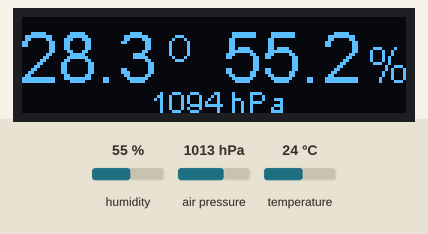
The program below on a simulated ESP8266 (Wemos D1 mini). On the bench: 128×32 one-colour display. Wiring (inferred from the names in the program): BME280 sensor at I2C address 0x76. Inputs (shaded band) come from the test bench; at power-on: temperature 24 °C, humidity 55 %, air pressure 1013 hPa. What the program prints to the serial monitor is not drawn.

Above: at 1.2 s.
1.3 s: temperature set to 41 °C
At 10.5 s:
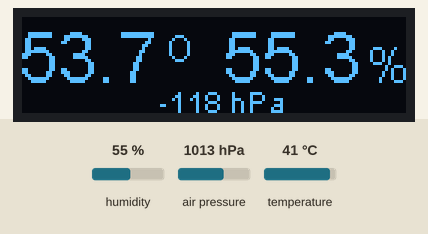
11.5 s: humidity set to 22 %
At 21.2 s:
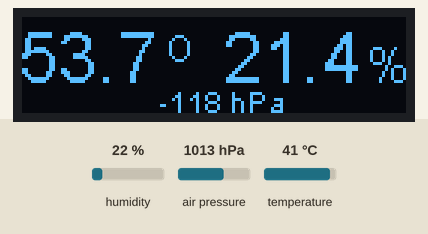
21.5 s: air pressure set to 952 hPa
At 31.0 s:
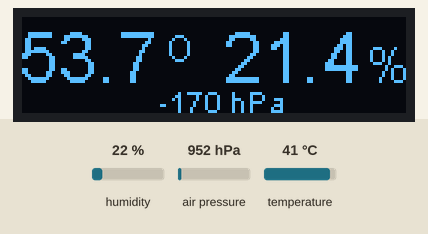
31.5 s: humidity set to 40 %
At 40.7 s:
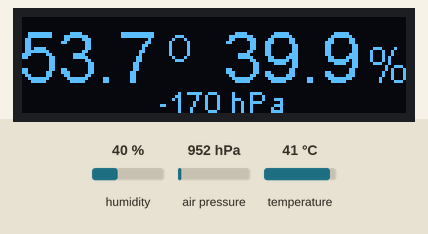
Timing chart, 0 to 42.2 s (numbered marks = the images above; inputs shaded):
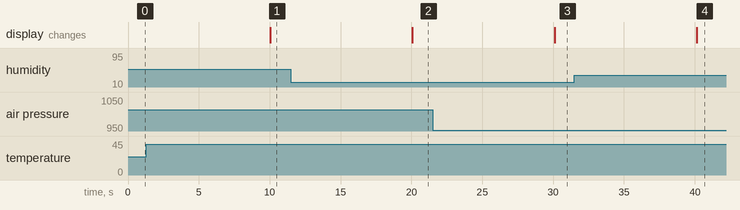

The program:

main.cpp
```cpp
#include <Arduino.h>
#include <stdint.h>

//#include <Wire.h>
#include "SSD1306Wire.h" // legacy: #include "SSD1306.h"

// BME280 I2C address is 0x76(108)
#define AddrBME 0x76

// Initialize the OLED display using Arduino Wire:
// SSD1306Wire display(0x3c, SDA, SCL);   // ADDRESS, SDA, SCL  -  SDA and SCL usually populate automatically based on your board's pins_arduino.h
//SSD1306Wire display(0x3c, D2, D1); // ADDRESS, SDA, SCL  -  If not, they can be specified manually.
SSD1306Wire display(0x3c, D2, D1, GEOMETRY_128_32);  // ADDRESS, SDA, SCL, OLEDDISPLAY_GEOMETRY  -  Extra param required for 128x32 displays.
// SH1106 display(0x3c, SDA, SCL);     // ADDRESS, SDA, SCL

// Initialize the OLED display using brzo_i2c:
// SSD1306Brzo display(0x3c, D2, D1);  // ADDRESS, SDA, SCL
// or
// SH1106Brzo display(0x3c, D3, D5);   // ADDRESS, SDA, SCL

// OLED pins
#define SDA D2 // SW pin, connected to Mini pin D2 (GPIO03)  // use RX/GPIO00 sonoff
#define SCL D1 // SW pin, connected to Mini pin D1 (GPIO01)  // use TX/GPIO00 sonoff

const int sclPin = D1;
const int sdaPin = D2;


void setup()
{

  // Initialising the UI will init the display too.
  display.init();
  // Initialise I2C communication as MASTER
  Wire.begin(sdaPin, sclPin);
  // Initialise Serial communication, set baud rate = 9600
  Serial.begin(115200);
  Serial.println("Temperature / Humidity");
}

void loop()
{
  unsigned int b1[24];
  unsigned int data[8];
  unsigned int dig_H1 = 0;
  for (int i = 0; i < 24; i++)
  {
    // Start I2C Transmission
    Wire.beginTransmission(AddrBME);
    // Select data register
    Wire.write((136 + i));
    // Stop I2C Transmission
    Wire.endTransmission();

    // Request 1 byte of data
    Wire.requestFrom(AddrBME, 1);

    // Read 24 bytes of data
    if (Wire.available() == 1)
    {
      b1[i] = Wire.read();
    }
  }

  // Convert the data
  // temp coefficients
  unsigned int dig_T1 = (b1[0] & 0xff) + ((b1[1] & 0xff) * 256);
  int dig_T2 = b1[2] + (b1[3] * 256);
  int dig_T3 = b1[4] + (b1[5] * 256);

  // pressure coefficients
  unsigned int dig_P1 = (b1[6] & 0xff) + ((b1[7] & 0xff) * 256);
  int dig_P2 = b1[8] + (b1[9] * 256);
  int dig_P3 = b1[10] + (b1[11] * 256);
  int dig_P4 = b1[12] + (b1[13] * 256);
  int dig_P5 = b1[14] + (b1[15] * 256);
  int dig_P6 = b1[16] + (b1[17] * 256);
  int dig_P7 = b1[18] + (b1[19] * 256);
  int dig_P8 = b1[20] + (b1[21] * 256);
  int dig_P9 = b1[22] + (b1[23] * 256);

  // Start I2C Transmission
  Wire.beginTransmission(AddrBME);
  // Select data register
  Wire.write(161);
  // Stop I2C Transmission
  Wire.endTransmission();

  // Request 1 byte of data
  Wire.requestFrom(AddrBME, 1);

  // Read 1 byte of data
  if (Wire.available() == 1)
  {
    dig_H1 = Wire.read();
  }

  for (int i = 0; i < 7; i++)
  {
    // Start I2C Transmission
    Wire.beginTransmission(AddrBME);
    // Select data register
    Wire.write((225 + i));
    // Stop I2C Transmission
    Wire.endTransmission();

    // Request 1 byte of data
    Wire.requestFrom(AddrBME, 1);

    // Read 7 bytes of data
    if (Wire.available() == 1)
    {
      b1[i] = Wire.read();
    }
  }

  // Convert the data
  // humidity coefficients
  int dig_H2 = b1[0] + (b1[1] * 256);
  unsigned int dig_H3 = b1[2] & 0xFF;
  int dig_H4 = (b1[3] * 16) + (b1[4] & 0xF);
  int dig_H5 = (b1[4] / 16) + (b1[5] * 16);
  int dig_H6 = b1[6];

  // Start I2C Transmission
  Wire.beginTransmission(AddrBME);
  // Select control humidity register
  Wire.write(0xF2);
  // Humidity over sampling rate = 1
  Wire.write(0x01);
  // Stop I2C Transmission
  Wire.endTransmission();

  // Start I2C Transmission
  Wire.beginTransmission(AddrBME);
  // Select control measurement register
  Wire.write(0xF4);
  // Normal mode, temp and pressure over sampling rate = 1
  Wire.write(0x27);
  // Stop I2C Transmission
  Wire.endTransmission();

  // Start I2C Transmission
  Wire.beginTransmission(AddrBME);
  // Select config register
  Wire.write(0xF5);
  // Stand_by time = 1000ms
  Wire.write(0xA0);
  // Stop I2C Transmission
  Wire.endTransmission();

  for (int i = 0; i < 8; i++)
  {
    // Start I2C Transmission
    Wire.beginTransmission(AddrBME);
    // Select data register
    Wire.write((247 + i));
    // Stop I2C Transmission
    Wire.endTransmission();

    // Request 1 byte of data
    Wire.requestFrom(AddrBME, 1);

    // Read 8 bytes of data
    if (Wire.available() == 1)
    {
      data[i] = Wire.read();
    }
  }

  // Convert pressure and temperature data to 19-bits
  long adc_p = (((long)(data[0] & 0xFF) * 65536) + ((long)(data[1] & 0xFF) * 256) + (long)(data[2] & 0xF0)) / 16;
  long adc_t = (((long)(data[3] & 0xFF) * 65536) + ((long)(data[4] & 0xFF) * 256) + (long)(data[5] & 0xF0)) / 16;
  // Convert the humidity data
  long adc_h = ((long)(data[6] & 0xFF) * 256 + (long)(data[7] & 0xFF));

  // Temperature offset calculations
  double var1 = (((double)adc_t) / 16384.0 - ((double)dig_T1) / 1024.0) * ((double)dig_T2);
  double var2 = ((((double)adc_t) / 131072.0 - ((double)dig_T1) / 8192.0) *
                 (((double)adc_t) / 131072.0 - ((double)dig_T1) / 8192.0)) *
                ((double)dig_T3);
  double t_fine = (long)(var1 + var2);
  double cTemp = (var1 + var2) / 5120.0;

  // Pressure offset calculations
  var1 = ((double)t_fine / 2.0) - 64000.0;
  var2 = var1 * var1 * ((double)dig_P6) / 32768.0;
  var2 = var2 + var1 * ((double)dig_P5) * 2.0;
  var2 = (var2 / 4.0) + (((double)dig_P4) * 65536.0);
  var1 = (((double)dig_P3) * var1 * var1 / 524288.0 + ((double)dig_P2) * var1) / 524288.0;
  var1 = (1.0 + var1 / 32768.0) * ((double)dig_P1);
  double p = 1048576.0 - (double)adc_p;
  p = (p - (var2 / 4096.0)) * 6250.0 / var1;
  var1 = ((double)dig_P9) * p * p / 2147483648.0;
  var2 = p * ((double)dig_P8) / 32768.0;
  double pressure = (p + (var1 + var2 + ((double)dig_P7)) / 16.0) / 100;

  // Humidity offset calculations
  double var_H = (((double)t_fine) - 76800.0);
  var_H = (adc_h - (dig_H4 * 64.0 + dig_H5 / 16384.0 * var_H)) * (dig_H2 / 65536.0 * (1.0 + dig_H6 / 67108864.0 * var_H * (1.0 + dig_H3 / 67108864.0 * var_H)));
  double humidity = var_H * (1.0 - dig_H1 * var_H / 524288.0);
  if (humidity > 100.0)
  {
    humidity = 100.0;
  }
  else if (humidity < 0.0)
  {
    humidity = 0.0;
  }

  // Output data to serial monitor
  // Serial.print("Temperature in Celsius : ");
  // Serial.print(cTemp,1);
  // Serial.println(" C");
  // Serial.print("Pressure : ");
  // Serial.print(pressure);
  // Serial.println(" hPa");
  // Serial.print("Relative Humidity : ");
  // Serial.print(humidity,1);
  // Serial.println(" RH");
    //display
    display.clear();

    display.setTextAlignment(TEXT_ALIGN_RIGHT);
    display.setFont(ArialMT_Plain_24);
    display.drawString(45, 0, String(cTemp,1));
    display.setTextAlignment(TEXT_ALIGN_LEFT);
    display.setFont(ArialMT_Plain_16);
    display.drawString(48, 0, "o");


    display.setTextAlignment(TEXT_ALIGN_RIGHT);
    display.setFont(ArialMT_Plain_24);
    display.drawString(113, 0, String(humidity,1));
    display.setTextAlignment(TEXT_ALIGN_LEFT);
    display.setFont(ArialMT_Plain_16);
    display.drawString(115, 7, "%");


    display.setTextAlignment(TEXT_ALIGN_RIGHT);
    display.setFont(ArialMT_Plain_10);
    display.drawString(67, 22, String(pressure,0));
    display.setTextAlignment(TEXT_ALIGN_LEFT);
    display.setFont(ArialMT_Plain_10);
    display.drawString(69, 22, "hPa");


    display.display();
  delay(10000);
}
```

Measured:
- after the input at 1.3 s, the display: changes after 8.8 s (image 1)
- after the input at 11.5 s, the display: changes after 8.6 s (image 2)
- after the input at 21.5 s, the display: changes after 8.6 s (image 3)
- after the input at 31.5 s, the display: changes after 8.6 s (image 4)
